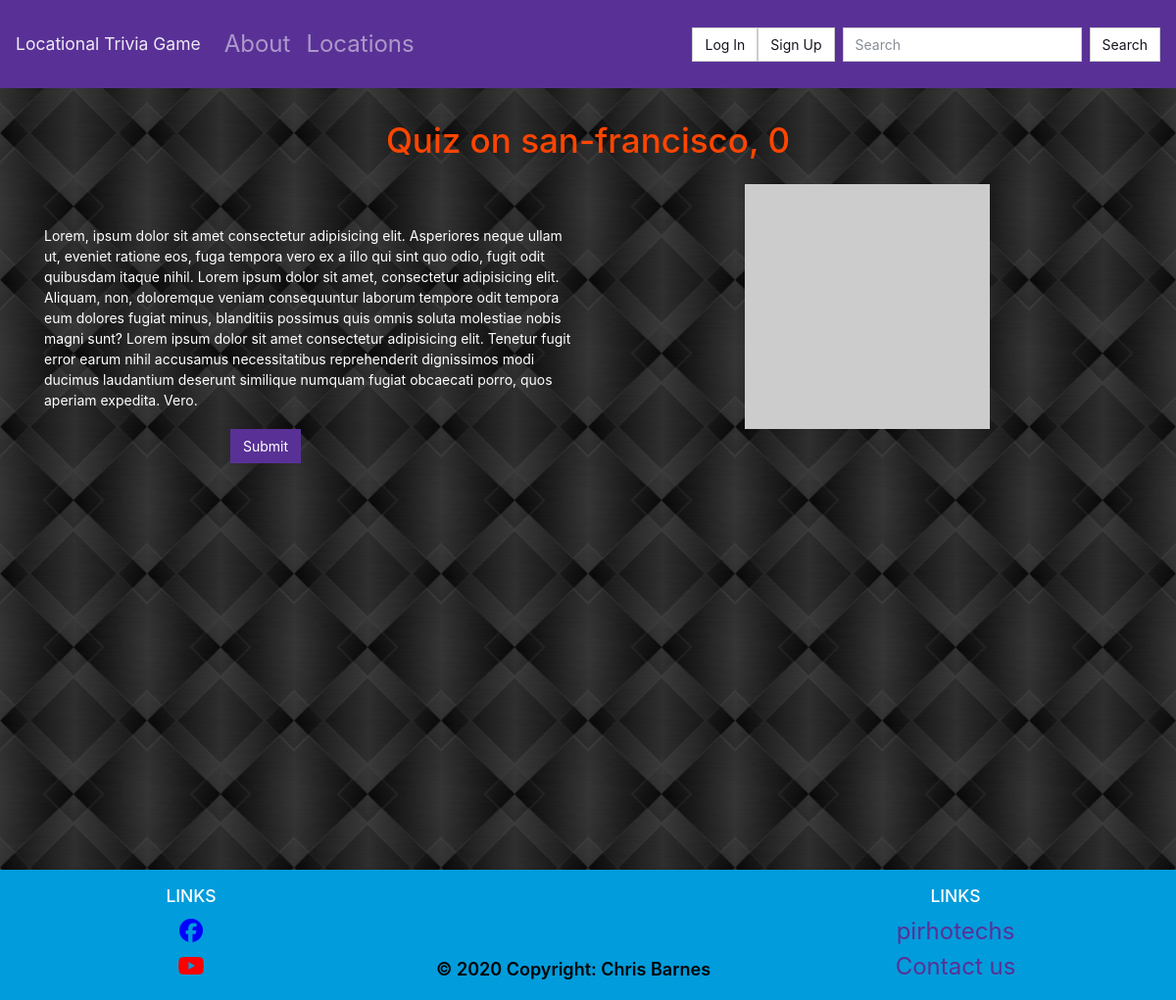
/trivia/san-francisco/, run on an earlier commit of the app's database.
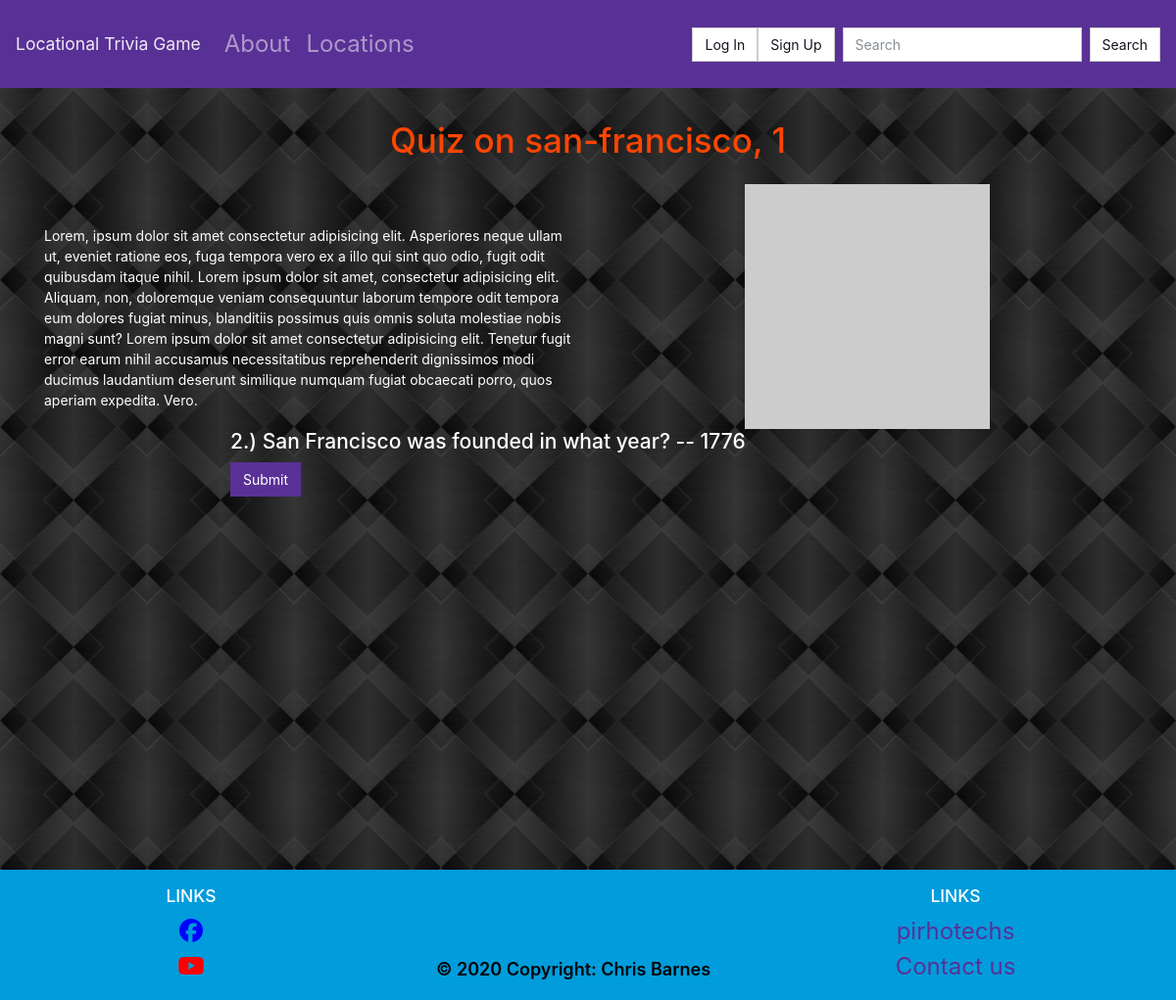
And on a later commit of the database.
### trivia/models.py (models this page shows)
class Question(models.Model):
    objects = models.Manager()
    quiz = models.ForeignKey(Page, on_delete=models.CASCADE)
    author = models.ForeignKey(User, on_delete=models.PROTECT, help_text="The user that posted this question.")
    created = models.DateTimeField(auto_now_add=True, help_text="The date&time this question was created. Automatically generated when the model saves.")
    modified = models.DateTimeField(auto_now=True, help_text="The date&time this question was updated. Automatically generated when the model updates.")
    content = models.TextField(default="Write the content of your question here.")
    def __str__(self):
        return self.content

### trivia/views.py (the view)
# urls.py: path('trivia/', include('trivia.urls')),
def trivia(request, slug):
    template_name = 'trivia/game.html'
    questions = Question.objects.filter(quiz__slug=slug)
    num_questions = questions.count()
    context = {
        'slug': slug,
        'num_questions': num_questions,
        'questions': questions,
    }
    return render(request, template_name, context=context)

### trivia/templates/trivia/game.html
{% extends 'base.html' %}
{% block content %}
<div class="row">
    <div class="col text-center">
        <h1>Quiz on {{ slug }}, {{ num_questions }}</h1>
    </div>
</div>
<div class="row mt-3">
    <div class="col" style="margin-top: 3em;">
        <p>
            Lorem, ipsum dolor sit amet consectetur adipisicing elit. Asperiores neque ullam ut, eveniet ratione eos,
            fuga tempora vero ex a illo qui sint quo odio, fugit odit quibusdam itaque nihil. Lorem ipsum dolor sit
            amet, consectetur adipisicing elit. Aliquam, non, doloremque veniam consequuntur laborum tempore odit
            tempora eum dolores fugiat minus, blanditiis possimus quis omnis soluta molestiae nobis magni sunt? Lorem
            ipsum dolor sit amet consectetur adipisicing elit. Tenetur fugit error earum nihil accusamus necessitatibus
            reprehenderit dignissimos modi ducimus laudantium deserunt similique numquam fugiat obcaecati porro, quos
            aperiam expedita. Vero.
        </p>
    </div>
    <div class="col text-center">
        <a href="https://placeholder.com"><img src="https://via.placeholder.com/250x250?text=Image+of+this+place"></a>
    </div>
</div>
<div class="row">
    <div class="col-md-2"></div>
    <div class="col-md-8">
        {% for question in questions %}
            <h4>{{ question }}</h5>
        {% endfor %}
        <button type="submit" class="btn btn-primary">Submit</button>
    </div>
    <div class="col-md-2"></div>
</div>
{% endblock %}

What changed in the data, as far as the page shows it:
added Question: content "2.) San Francisco was founded in what year? -- 1776"
Also different on the page:
{{ num_questions }}: "0" → "1"
